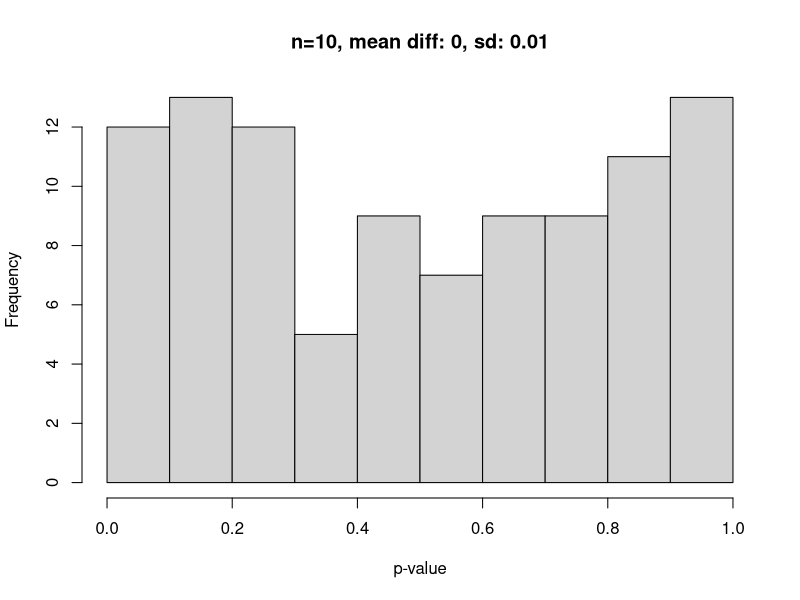
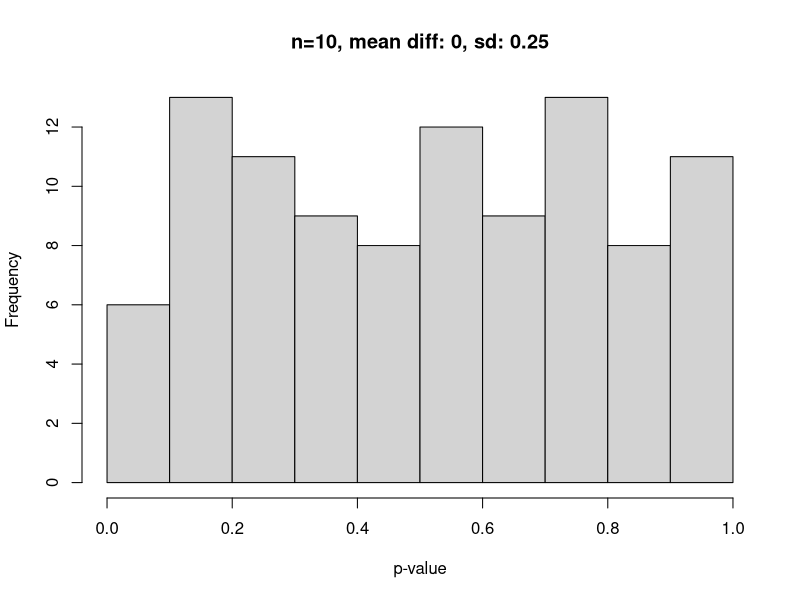
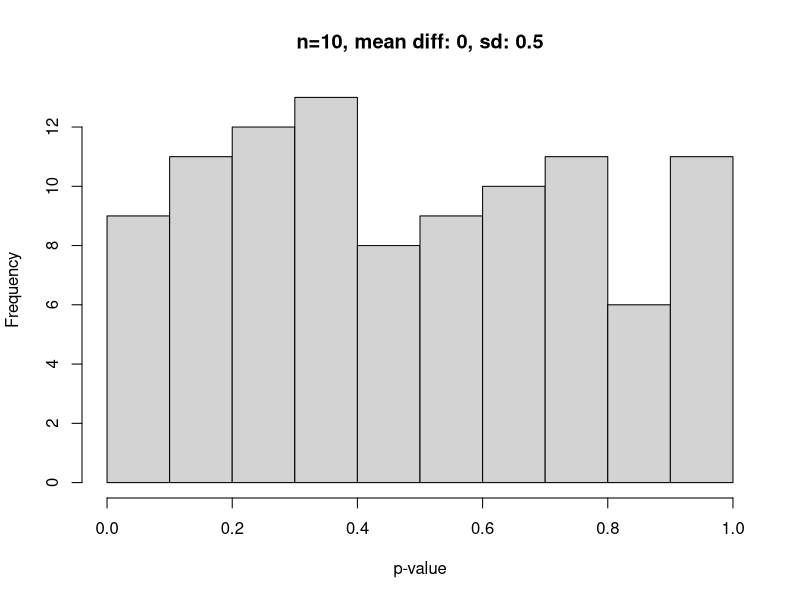
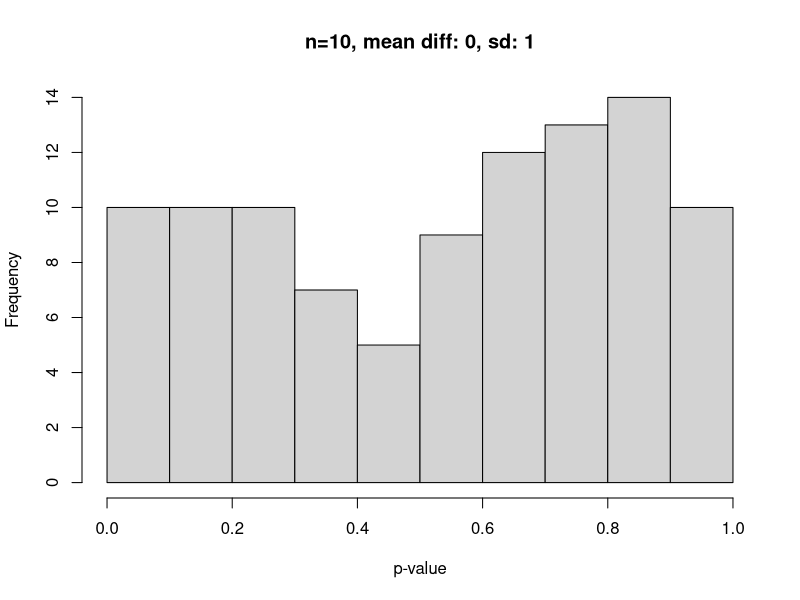
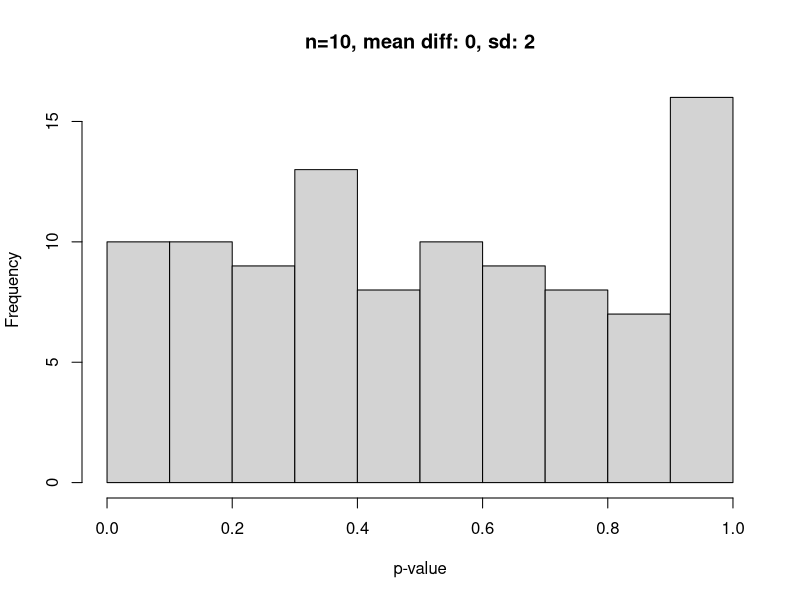
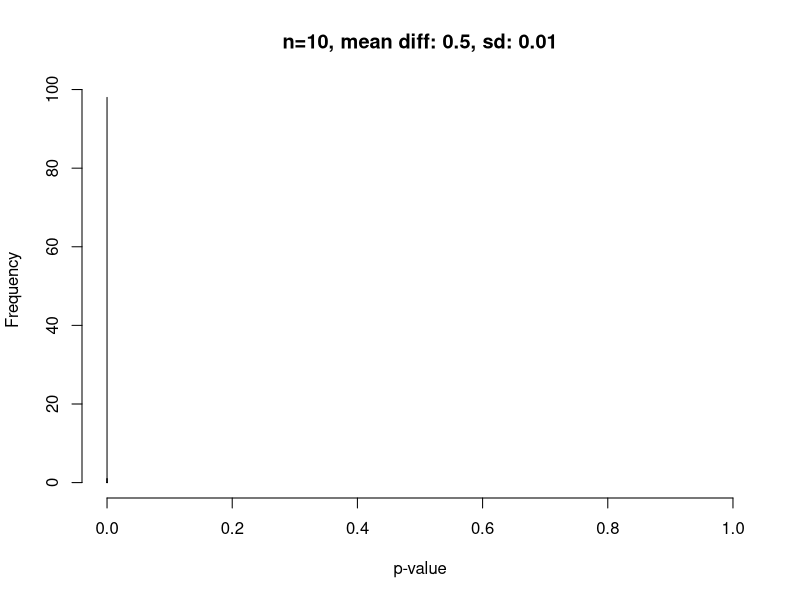
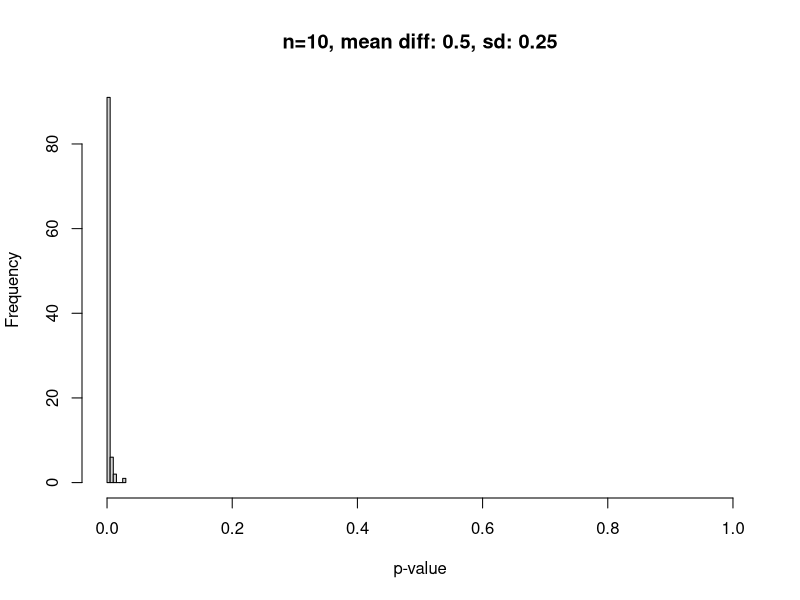
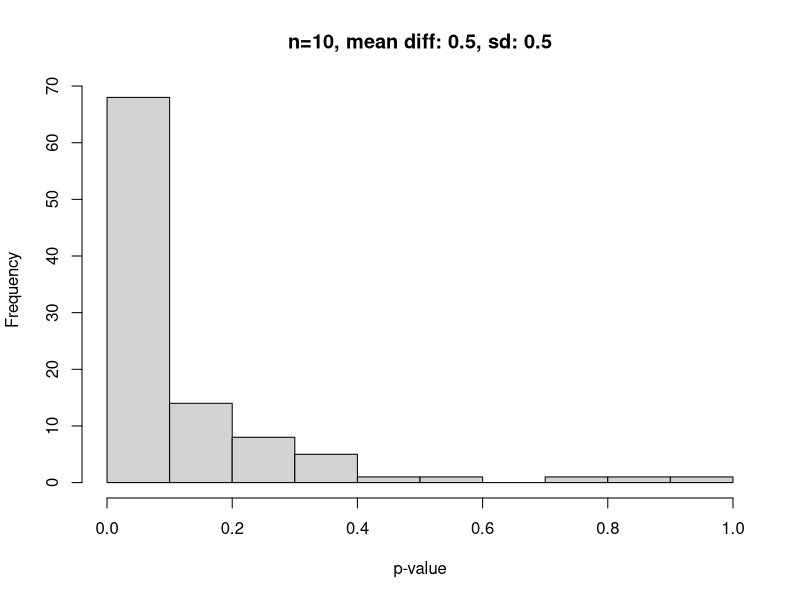

Write the R code that produced these figures, in order.
## ---- chunk 1
ttest.pval <- function(mean, sd, n){
  sample1 <- rnorm(n, mean, sd)
  sample2 <- rnorm(n, 0, sd)
  result <- t.test(sample1, sample2)
  return(result$p.value)
}
means <- c(0, 0.5, 1, 2, 3)
sds <- c(0.01, 0.25, 0.5, 1, 2)
sizes <- c(10, 30, 300)
#par(mfrow=c(3, 3))
for(size in sizes){
  for(mean in means){
    for(sd in sds) {
      pvals <- replicate(100, ttest.pval(mean, sd, size))
      hist(pvals, main=paste0("n=", size, ", mean diff: ", mean, ", sd: ", sd), xlab="p-value", xlim=c(0,1))
    }
  }
}
